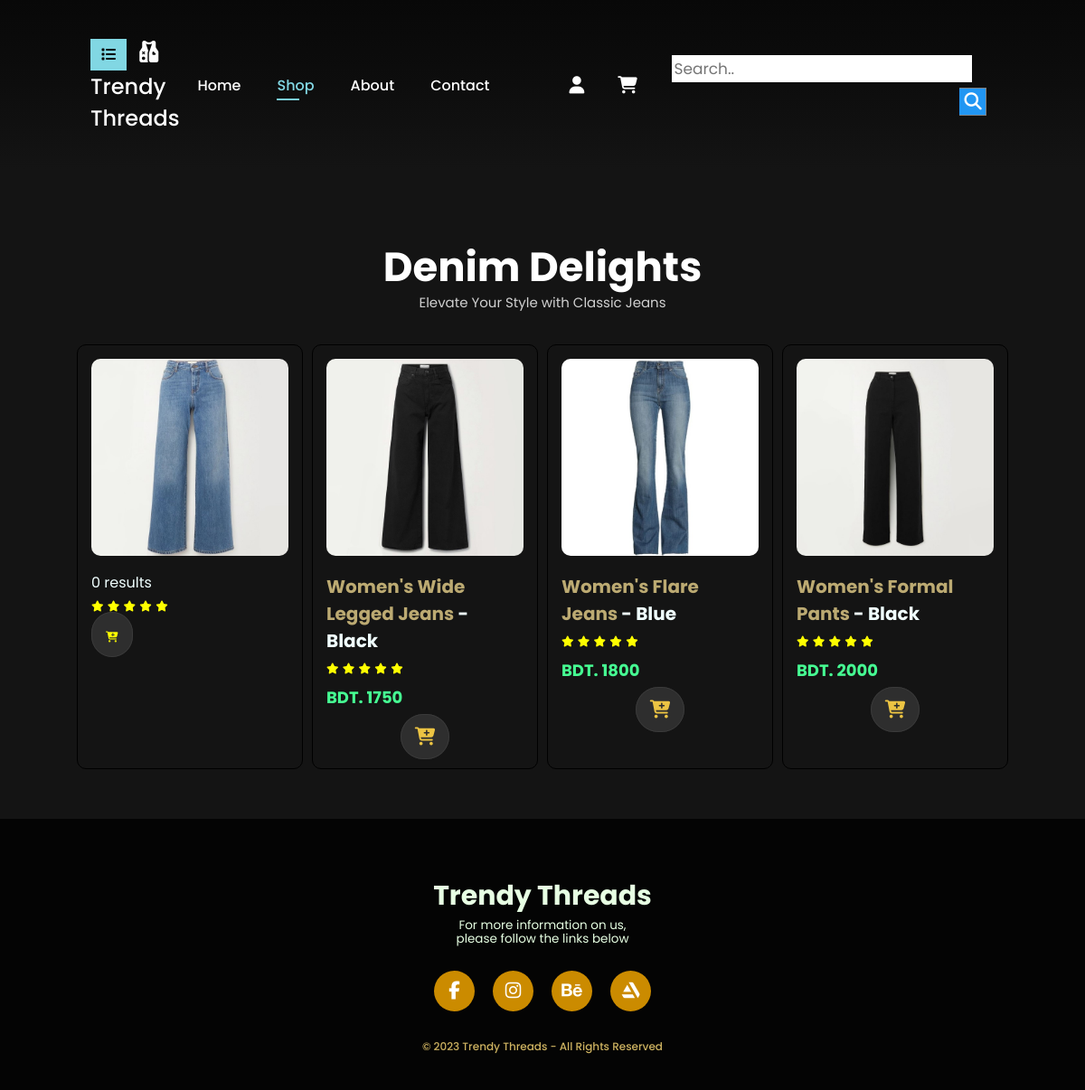
The app's page /Website/jeans.php, older data.
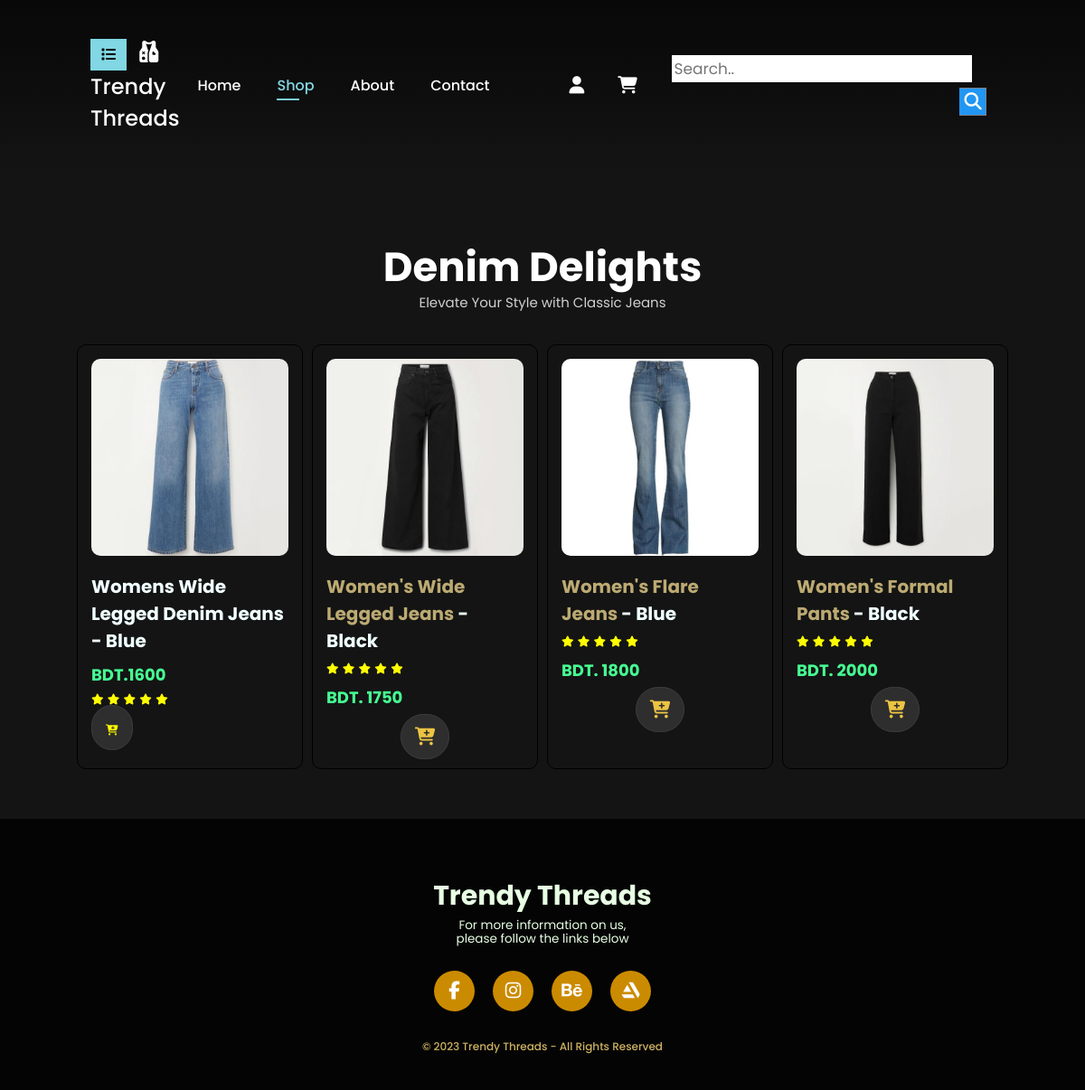
The same page, newer data.
### tables this page shows
CREATE TABLE `products` (
  `product_id` int(11) NOT NULL,
  `product_name` varchar(100) NOT NULL,
  `category_ID` int(11) NOT NULL,
  `product_size` varchar(10) NOT NULL,
  `product_price` int(6) NOT NULL,
  `stock` int(5) NOT NULL
);

### Website/jeans.php (the view, shortened to what this page needs)
<?php
    include("..\Website\connection.php");
?>
<!DOCTYPE html>
<html lang="en">
<head>
    <link rel="stylesheet" href="..\css\shop_style.css">
</head>
<body>
    <header class="header" id="header">
        <nav class="nav container">
        <div class="logo-container">
            <div class="dropdown">
                <button class="dropbtn"><i class="fa-solid fa-list"></i></button>
            </div>
            <a href="..\Website\index.php" class="nav-logo">
                <i class="fa-solid fa-vest-patches"></i> Trendy Threads
            </a>
        </div>
            <div class="nav-menu" id="nav-menu">
                <ul class="nav-list">
                    <li class="nav-item">
                        <a href="..\Website\index.php" class="nav-link">Home</a>
                    </li>
                    <li class="nav-item">
                        <a href="..\Website\shop.php" class="nav-link active">Shop</a>
                    </li>
                    <li class="nav-item">
                        <a href="..\Website\about.php" class="nav-link">About</a>
                    </li>
                    <li class="nav-item">
                        <a href="..\Website\contact.php" class="nav-link">Contact</a>
                    </li>
                </ul>
            </div>
            <div class="nav-btn">
                <ul class="nav-list">
                    <li class="nav-item">
                        <a href="..\Website\login and signup.php" class="login-btn" id="login-btn"><i class="fa-solid fa-user"></i></a>
                    </li>
                    <li class="nav-item">
                         <a href="..\Website\cart.php" class="nav-cart" id="cart-shop"><i class="fa-solid fa-cart-shopping"></i></a>
                    </li>
                    <li class="nav-item">
                    <form class="search" action="..\Website\search.php">
                    <input type="text" placeholder="Search.." name="search">
                    <button type="submit"><i class="fa fa-search"></i></button>
                    </form>
                    </li>
                </ul>
            </div>
        </nav>
    </header>
    <section class="shop-product">
        <h2>Denim Delights</h2>
        <p>Elevate Your Style with Classic Jeans</p>
        <div class="product-container">
        <div class="product">
                <img src="..\Img\lad-jeans-2.jpg" alt="">
                <div class="description">
                <?php
                $sql = "SELECT * FROM products WHERE product_id = 106011";
                $result = $conn->query($sql);
                if ($result->num_rows > 0) {
                while($row = $result->fetch_assoc()) {
                    echo "<h5>" . $row["product_name"] . "</h5>";
                    echo "<h4>BDT." . $row["product_price"] . "</h4>";
                }
                } else {
                echo "0 results";
                }
                ?>
                <div class="rating">
                        <i class="fas fa-star"></i>
                        <i class="fas fa-star"></i>
                        <i class="fas fa-star"></i>
                        <i class="fas fa-star"></i>
                        <i class="fas fa-star"></i>
                </div>
                <a href="..\Website\cart.php"><i class="fa-solid fa-cart-plus"></i></a>
            </div>
        </div>
            <div class="product">
                <img src="..\Img\lad-jeans-3.jpg" alt="">
                <div class="description">
                    <h5><span>Women's Wide Legged Jeans</span> - Black</h5>
                    <div class="rating">
                        <i class="fas fa-star"></i>
                        <i class="fas fa-star"></i>
                        <i class="fas fa-star"></i>
                        <i class="fas fa-star"></i>
                        <i class="fas fa-star"></i>
                    </div>
                    <h4>BDT. 1750</h4>
                </div>
                <a href="..\Website\cart.php"><i class="fa-solid fa-cart-plus"></i></a>
            </div>
            <div class="product">
                <img src="..\Img\lad-jeans-4.jpg" alt="">
                <div class="description">
                    <h5><span>Women's Flare Jeans </span>- Blue</h5>
                    <div class="rating">
                        <i class="fas fa-star"></i>
                        <i class="fas fa-star"></i>
                        <i class="fas fa-star"></i>
                        <i class="fas fa-star"></i>
                        <i class="fas fa-star"></i>
                    </div>
                    <h4>BDT. 1800</h4>
                </div>
                <a href="..\Website\cart.php"><i class="fa-solid fa-cart-plus"></i></a>
            </div>
            <div class="product">
                <img src="..\Img\lad-jeans-5.jpg" alt="">
                <div class="description">
                    <h5><span>Women's Formal Pants </span>- Black</h5>
                    <div class="rating">
                        <i class="fas fa-star"></i>
                        <i class="fas fa-star"></i>
                        <i class="fas fa-star"></i>
                        <i class="fas fa-star"></i>
                        <i class="fas fa-star"></i>
                    </div>
                    <h4>BDT. 2000</h4>
                </div>
                <a href="..\Website\cart.php"><i class="fa-solid fa-cart-plus"></i></a>
            </div>
        </div>
    </section>
     <footer>
        <h3>Trendy Threads</h3>
        <p>For more information on us,<br> please follow the links below</p>
        <div class="socials">
            <a href="#" target="_blank"><i class="fa-brands fa-facebook-f"></i></a>
            <a href="#" target="_blank"><i class="fa-brands fa-instagram"></i></a>
            <a href="#"><i class="fa-brands fa-behance" target="_blank"></i></a>
            <a href="#"><i class="fa-brands fa-artstation" target="_blank"></i></a>
        </div>
        <h6>© 2023 Trendy Threads - All Rights Reserved</h6>
    </footer>
</html>

### CSS/shop_style.css (style rules this page uses)
:root { --default-height-header: 3.5rem; --background-color-main: rgb(20, 20, 20); --main-title-color: rgb(109, 240, 79); --main-text-color: azure; }
* { padding: 0; margin: 0; box-sizing: border-box; font-family: 'Poppins', sans-serif; }
h2 { font-size: 45px; line-height: 55px; color: rgb(255, 255, 255); text-transform: capitalize; }
h3 { font-size: 36px; line-height: 30px; color: rgb(255, 255, 255); text-transform: capitalize; }
h4 { font-size: 20px; color: rgb(255, 255, 255); }
h6 { font-size: 12px; font-weight: 600; }
p { font-size: 15px; font-weight: 400; color: rgb(208, 208, 208); }
body { width: 100%; background-color: var(--background-color-main); color: var(--main-text-color); }
ul { list-style: none; }
a { text-decoration: none; }
img { max-width: 100%; height: auto; }
button { cursor: pointer; border: none; outline: none; }
input { border: none; outline: none; }
.header { padding: 20px 80px; width: 100%; position: sticky; top: 0; left: 0; background: linear-gradient(rgb(8, 8, 8), rgb(13, 13, 13), rgb(20, 20, 20)); }
.container { display: flex; align-items: center; padding: 20px 20px; justify-content: space-between; background-color: transparent; }
.nav-list { display: flex; align-items: center; justify-content: center; padding-right: 50px; }
.nav-item { padding: 0px 20px; position: relative; }
.nav a { color: white; font-weight: 500; text-transform: capitalize; transition: 0.3s ease; }
.nav-list a:hover, .nav-list a.active { color: rgba(139, 232, 245, 0.925); }
.nav-list a.active::after, .nav-list a:hover::after { content: ""; width: 30%; height: 2px; background: rgba(130, 222, 234, 0.925); position: absolute; bottom: -4px; left: 20px; }
.nav-logo i { padding-right: 10px; padding-left: 10px; }
.nav-logo { font-size: 24px; font-weight: 800; }
.nav-list i { transform: scale(1.2); }
form.search button { float: right; position: relative; width: 30px; padding: 2px; margin-top: 6px; margin-bottom: 6px; background: #2196F3; color: white; font-size: 16px; border: 1px solid grey; border-left: none; cursor: pointer; }
form.search::after { content: ""; clear: both; display: table; }
.nav-item input[type=text] { float: right; padding: 2px; border: none; margin-top: 6px; margin-right: 16px; font-size: 17px; }
.dropbtn { background:rgba(139, 232, 245, 0.925); color: black; padding: 5px; width: 40px; font-size: 16px; border:#1b1919; }
.dropdown { position: left; display: inline-block; }
.shop-product { text-align: center; padding: 40px 80px; margin-top: 40px; }
.shop-product .product { width: 23%; min-width: 250px; padding: 15px 15px; border: 1px solid black; border-radius: 10px; cursor: pointer; box-shadow: 20px, 20px 30px rgb(16, 16, 16); margin: 15px 0px; transition: 0.2s; }
.shop-product .product img { width: 100%; border-radius: 10px; }
.shop-product .product .description { text-align: start; padding: 10px 0px; }
.shop-product .product .description span { color: rgb(188, 170, 114); }
.shop-product .product .description h5 { font-size: 20px; padding: 2px 0px; }
.shop-product .product .description i { font-size: 12px; color: yellow; }
.shop-product .product .description h4 { font-size: 18px; color: rgb(70, 255, 147); padding-top: 7px; font-weight: 700; }
.shop-product .product a { width: 40px; font-size: 20px; height: 40px; line-height: 40px; border-radius: 100px; background-color: rgb(46, 46, 46); font-weight: 500; color: rgb(236, 196, 67); padding: 10px 15px; border: 1px solid rgb(58, 58, 58); }
.shop-product .product-container { display: flex; justify-content: space-around; padding-top: 20px; flex-wrap: wrap; }
footer { position: relative; width: 100%; height: 300px; background-color: rgb(4, 4, 4); display: flex; flex-direction: column; align-items: center; justify-content: center; }
footer h3 { color: rgb(231, 255, 227); font-size: 30px; font-weight: bold; text-align: center; margin-bottom: 10px; margin-top: 50px; }
footer p { color: rgb(231, 255, 227); font-size: 13.5px; font-weight: 400; line-height: 15px; text-align: center; margin-bottom: 18px; }
footer h6 { color: rgb(206, 179, 97); font-size: 12px; font-weight: 500; text-align: center; margin: 20px; }
.socials { display: flex; flex-direction: row; }
.socials a { width: 45px; height: 45px; display: flex; align-items: center; justify-content: center; text-decoration: none; background-color: rgb(203, 139, 0); border-radius: 30px; margin: 10px 10px; color: white; font-size: 20px; }

Row changes from the older to the newer data that the page shows:
added products: product_name "Womens Wide Legged Denim Jeans - Blue", product_price "1600"
Text that changed along with them:
text no longer shown: "0 results"
